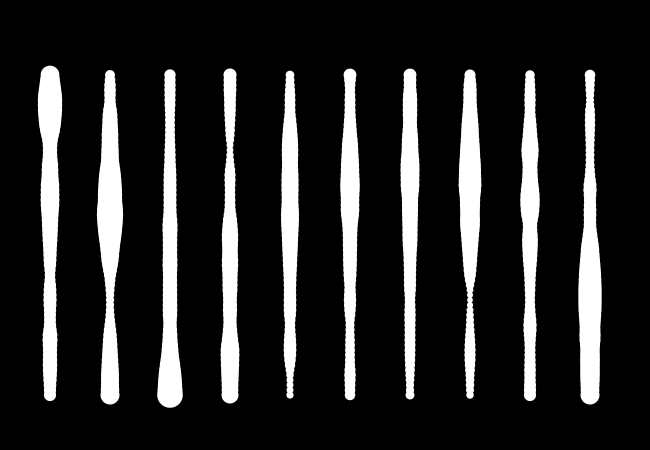
Frame 1 (no input)
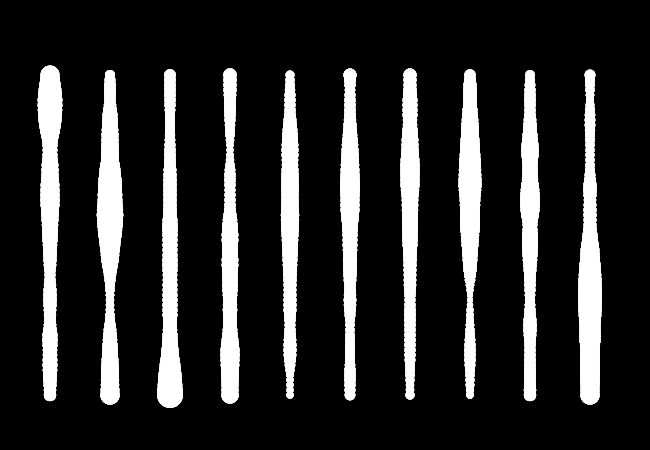
Frame 60 (the mouse pressed at the canvas centre just before this capture)
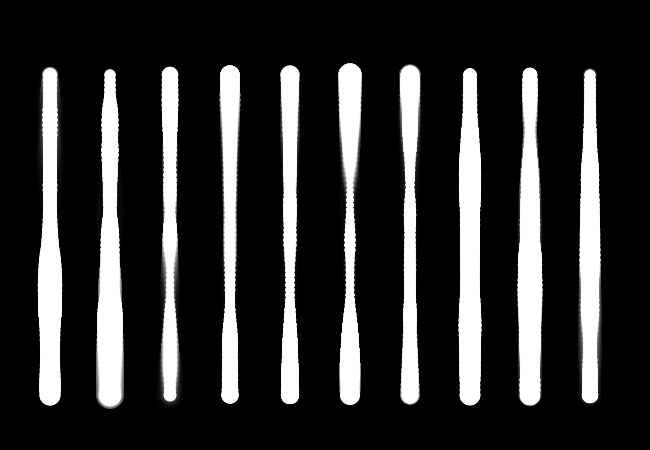
Frame 120 (the mouse held since frame 60 and released just before this capture)

The Processing sketch that drew these frames (run headless with seeded random() and noise(); from frame 60 on, the mouse is pressed at the canvas centre):

// Processing sketch: b_Noise_02
// ── b_Noise_02.pde
/* 
 --------------------------
 ** PLEASE READ INFO TAB **
 --------------------------
 
 */

/////////////////////////// GLOBALS ////////////////////////////

float circleDiameter;
int xInterval, yInterval;

/////////////////////////// SETUP ////////////////////////////

void setup() {
  size(650, 450);
  background(0);
  smooth();
  noStroke();
  circleDiameter = 1;
  xInterval = 60;
  yInterval = 5;
}

/////////////////////////// DRAW ////////////////////////////
void draw() {
  //Fade effect
  fill(0, 15);
  rect(0, 0, width, height);

  // Constrain our vars between min 1, max 100
  yInterval = constrain(yInterval, 1, 100); 
  xInterval = constrain(xInterval, 1, 100);

  for (int y = 75; y < height-50; y += yInterval) {       
    for (int x = 50; x < width-50; x += xInterval) {        

      // 2 variables for mouse interaction
      float nAmm = map(mouseX, 0, width, 0.00001, 0.001);
      float nFact = map(mouseY, 0, height, 1, 37);

      // Creates a slightly more organic & natural animation
      float snx = sin(frameCount * nAmm) * nFact;
      float sny = sin(frameCount * nAmm) * nFact;
      float snz = frameCount*nAmm;

      fill(255);

      float diaNoise = noise(x*0.01+snx, y*0.01+sny, snz) * 33;
      ellipse( x, y, circleDiameter+diaNoise, circleDiameter+diaNoise);
    }
  }
}


// ── INFO.pde
/*

/////////////////////////////////
DESSINES MOI DES BOUCLES FOR EVER
WORKSHOP FREE ART BUREAU 08.11.14
/////////////////////////////////

-------------------------------
Sketch : b_Noise_02
Parent Sketch : a_Noise_01
--------------------------------

This sketch demonstrates how we can
use the noise algorithm to create variation 
in the patterns produced by slightly modifying their size

- MOUSE changes 
- KEYS '+' & '-' increase/decrease size of circles
- KEYS 'UP' & 'DOWN' increase/decrease y interval
- KEYS 'RIGHT' & 'LEFT' increase/decrease x interval   
- KEYS 'w' & 'x' increase/decrease contour thickness


************************
FREE ART BUREAU INFO
http://freeartbureau.org

******************************** END


*NB

----------------------------------------------
*/

// ── KEYS.pde
/////////////////////////// FUNCTIONS ////////////////////////////
// SOME KEY INTERACTIONS THAT ENABLE US TO CHANGE OUR VARIABLES
// AND THEREFORE CHANGE OUR VISUAL IN REAL TIME

void keyPressed() {

  // Increase the size of our cirlces
  if (key == '+') {
    circleDiameter += 2;
  }

  // Decrease the size of our cirlces
  if (key == '-') {
    circleDiameter -= 2;
  }

  // Increase the y interval of our grid
  if (keyCode == UP) {
    yInterval += 2;
  }

  // Decrease the y interval of our grid
  if (keyCode == DOWN) {
    yInterval -= 2;
  }

  // Increase the x interval of our grid
  if (keyCode == RIGHT) {
    xInterval += 2;
  }

  // Decrease the x interval of our grid
  if (keyCode == LEFT) {
    xInterval -= 2;
  }
}
